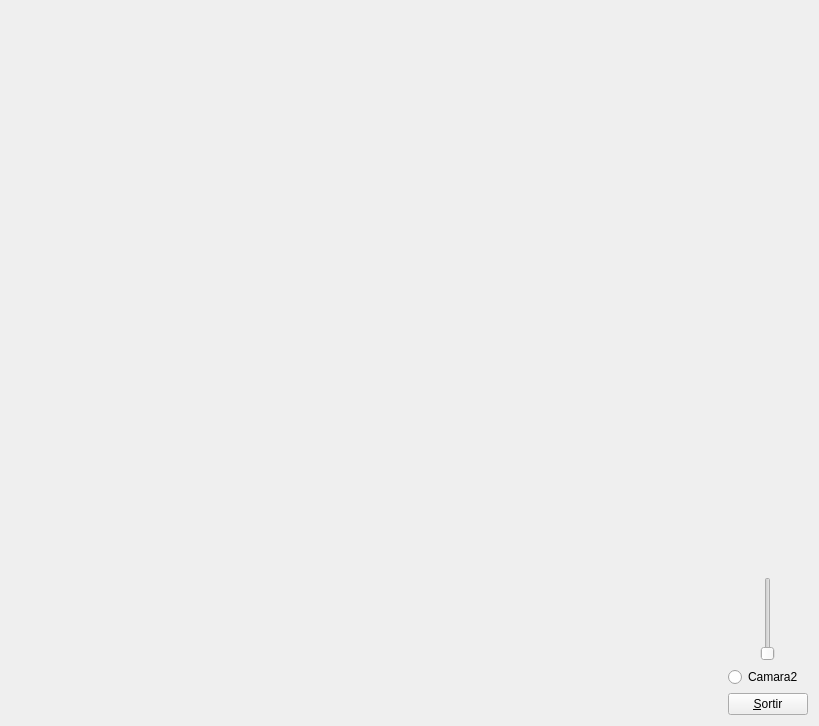
<?xml version="1.0" encoding="UTF-8"?>
<ui version="4.0">
 <class>MyForm</class>
 <widget class="QWidget" name="MyForm">
  <property name="geometry">
   <rect>
    <x>0</x>
    <y>0</y>
    <width>819</width>
    <height>726</height>
   </rect>
  </property>
  <property name="windowTitle">
   <string>IDI-Lab</string>
  </property>
  <layout class="QHBoxLayout" name="horizontalLayout">
   <item>
    <widget class="MyGLWidget" name="widget" native="true">
     <property name="sizePolicy">
      <sizepolicy hsizetype="Expanding" vsizetype="Expanding">
       <horstretch>0</horstretch>
       <verstretch>0</verstretch>
      </sizepolicy>
     </property>
    </widget>
   </item>
   <item>
    <layout class="QVBoxLayout" name="verticalLayout">
     <item>
      <spacer name="verticalSpacer">
       <property name="orientation">
        <enum>Qt::Vertical</enum>
       </property>
       <property name="sizeHint" stdset="0">
        <size>
         <width>20</width>
         <height>40</height>
        </size>
       </property>
      </spacer>
     </item>
     <item>
      <widget class="QSlider" name="verticalSlider">
       <property name="sizePolicy">
        <sizepolicy hsizetype="Minimum" vsizetype="Minimum">
         <horstretch>0</horstretch>
         <verstretch>0</verstretch>
        </sizepolicy>
       </property>
       <property name="maximum">
        <number>5</number>
       </property>
       <property name="pageStep">
        <number>1</number>
       </property>
       <property name="orientation">
        <enum>Qt::Vertical</enum>
       </property>
      </widget>
     </item>
     <item>
      <widget class="QRadioButton" name="radioButton">
       <property name="text">
        <string>Camara2</string>
       </property>
      </widget>
     </item>
     <item>
      <widget class="QPushButton" name="pushButton">
       <property name="sizePolicy">
        <sizepolicy hsizetype="Fixed" vsizetype="Fixed">
         <horstretch>0</horstretch>
         <verstretch>0</verstretch>
        </sizepolicy>
       </property>
       <property name="text">
        <string>&amp;Sortir</string>
       </property>
      </widget>
     </item>
    </layout>
   </item>
  </layout>
 </widget>
 <customwidgets>
  <customwidget>
   <class>MyGLWidget</class>
   <extends>QWidget</extends>
   <header>MyGLWidget.h</header>
   <container>1</container>
   <slots>
    <signal>teclaC()</signal>
    <signal>signalAltura(int)</signal>
    <slot>canviCamera()</slot>
    <slot>canviAltura(int)</slot>
   </slots>
  </customwidget>
 </customwidgets>
 <resources/>
 <connections>
  <connection>
   <sender>pushButton</sender>
   <signal>clicked()</signal>
   <receiver>MyForm</receiver>
   <slot>close()</slot>
   <hints>
    <hint type="sourcelabel">
     <x>803</x>
     <y>715</y>
    </hint>
    <hint type="destinationlabel">
     <x>839</x>
     <y>529</y>
    </hint>
   </hints>
  </connection>
  <connection>
   <sender>radioButton</sender>
   <signal>clicked()</signal>
   <receiver>widget</receiver>
   <slot>canviCamera()</slot>
   <hints>
    <hint type="sourcelabel">
     <x>750</x>
     <y>667</y>
    </hint>
    <hint type="destinationlabel">
     <x>677</x>
     <y>572</y>
    </hint>
   </hints>
  </connection>
  <connection>
   <sender>widget</sender>
   <signal>teclaC()</signal>
   <receiver>radioButton</receiver>
   <slot>toggle()</slot>
   <hints>
    <hint type="sourcelabel">
     <x>641</x>
     <y>439</y>
    </hint>
    <hint type="destinationlabel">
     <x>788</x>
     <y>671</y>
    </hint>
   </hints>
  </connection>
  <connection>
   <sender>verticalSlider</sender>
   <signal>valueChanged(int)</signal>
   <receiver>widget</receiver>
   <slot>canviAltura(int)</slot>
   <hints>
    <hint type="sourcelabel">
     <x>773</x>
     <y>582</y>
    </hint>
    <hint type="destinationlabel">
     <x>627</x>
     <y>246</y>
    </hint>
   </hints>
  </connection>
  <connection>
   <sender>widget</sender>
   <signal>signalAltura(int)</signal>
   <receiver>verticalSlider</receiver>
   <slot>setValue(int)</slot>
   <hints>
    <hint type="sourcelabel">
     <x>658</x>
     <y>305</y>
    </hint>
    <hint type="destinationlabel">
     <x>756</x>
     <y>578</y>
    </hint>
   </hints>
  </connection>
 </connections>
</ui>
